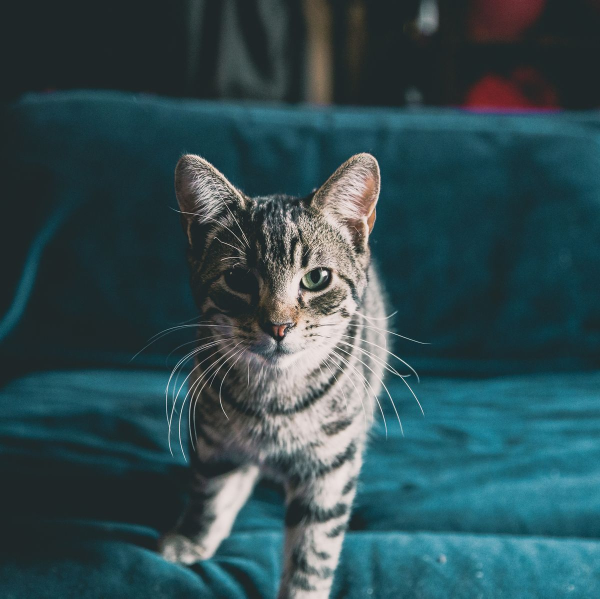
#> input picture Photos/cat.jpg, 1200 x 1197 px (shown at 1/2 size)
$ python 'rescale&rescale.py'
#> lines starting #> are read from the running program, lines starting #| are printed output that depends on the picture
import cv2 as cv

''' we resize and rescale images and videos to prevent computational strain.
large media files tend to store a lot of information in it and displaying it
 takes a lot of processing.
 So by resizing and rescaling we are actually trying to get rid of that information.
 rescaling a video means modifying its height and width to a particular height and width.
 Generally it is good practice to downscale height and width to smaller value as compared to original dimensions.
 as most cameras do not support going higher that its maximum capability'''

img = cv.imread('Photos/cat.jpg')
#> img is the input picture: shape (1197, 1200, 3); mean B, G, R 81.8, 76.4, 48.9
cv.imshow('cat', img)


def rescaleFrame(frame, scale=0.75):
    # this method will work for videos , images and live videos
    # frame.shape[1] is width of image
#> called with scale = 0.75
    width = int(frame.shape[1] * scale)
#> width = 900
    # frame.shape[0] is height of image
    height = int(frame.shape[0] * scale)
#> height = 897

    dimensions = (width , height)
#> dimensions = (900, 897)

    return cv.resize(frame, dimensions, interpolation=cv.INTER_AREA)
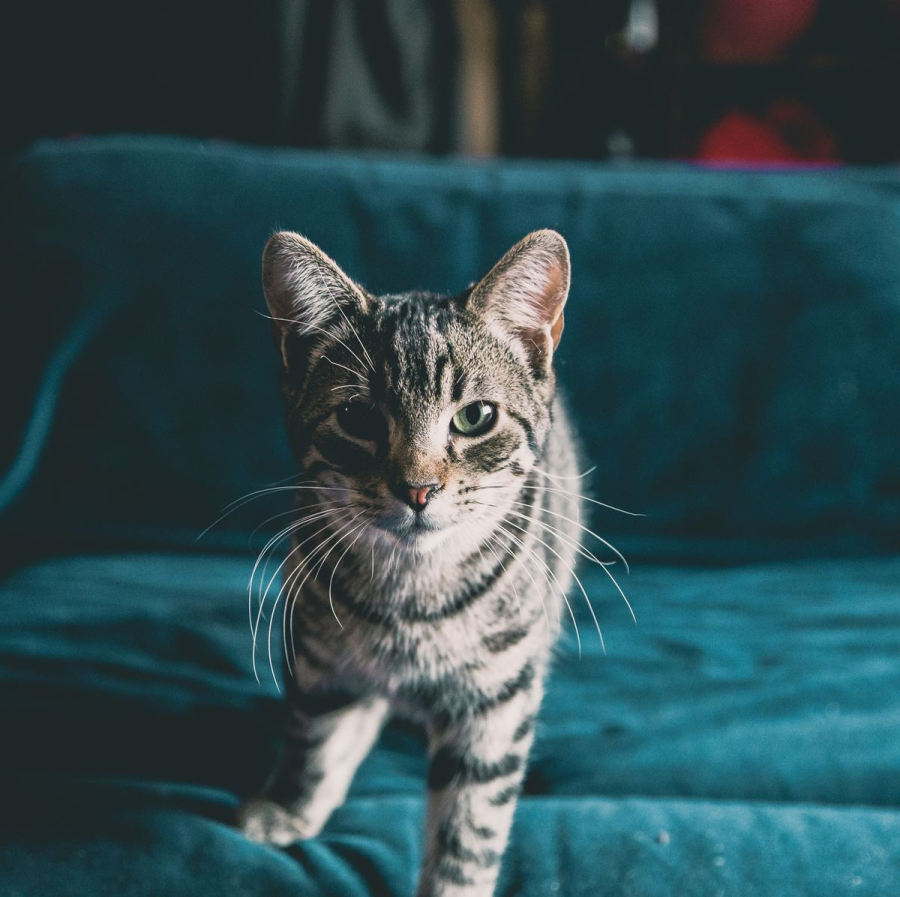
#> returned value: shape (897, 900, 3); mean of channels 0, 1, 2 81.8, 76.4, 48.9; drawn as B, G, R


resized_image = rescaleFrame(img)
cv.imshow('Image',resized_image)


def changeResolution(width,height):
    # only works for live video , not going to work for video files already exists
    capture.set(3,width)
    capture.set(4,height)


capture = cv.VideoCapture('Videos/t.mp4')

while True:
    isTrue, frame = capture.read()
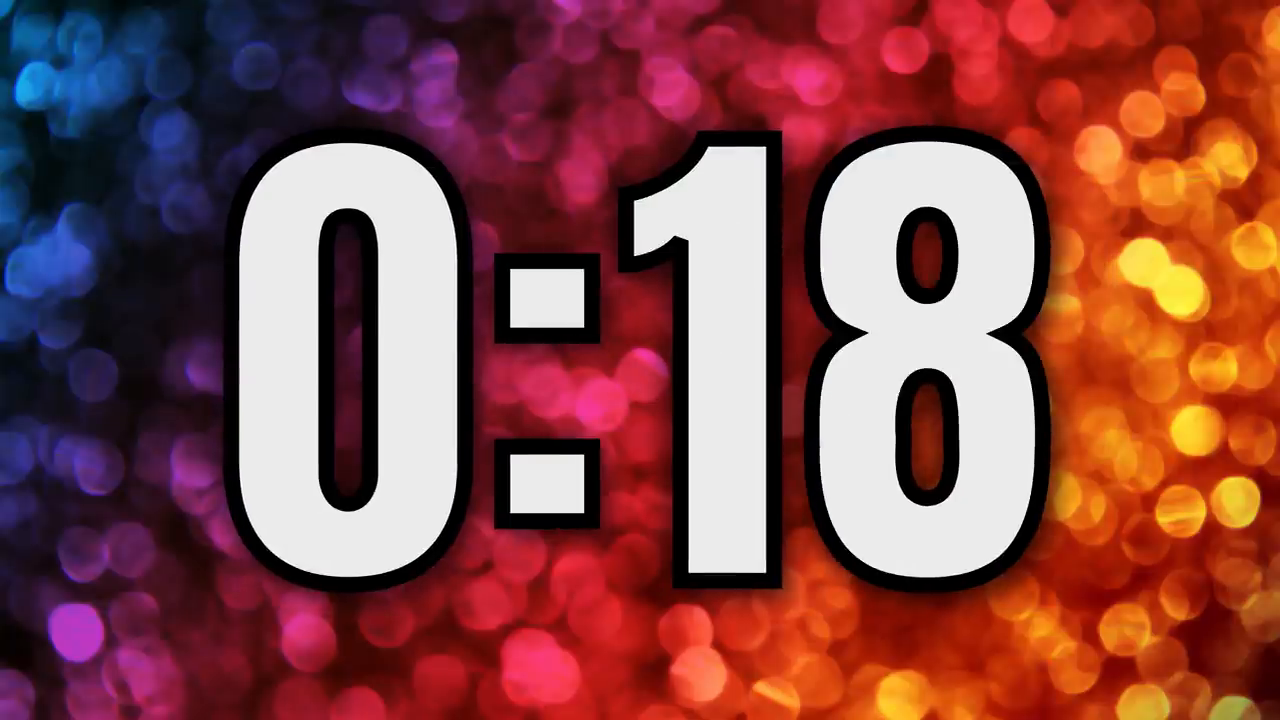
#> input picture frame 61 of Videos/t.mp4, 1280 x 720 px
#> frame is the input picture: shape (720, 1280, 3); mean B, G, R 73.4, 75.2, 135.8
    frame_resized = rescaleFrame(frame)
    cv.imshow('Video', frame)
    cv.imshow('Video Resized', frame_resized)

    if cv.waitKey(20) & 0xFF == ord('d'):
#> (key Esc is pressed here)
        break

capture.release()
cv.destroyAllWindows()
